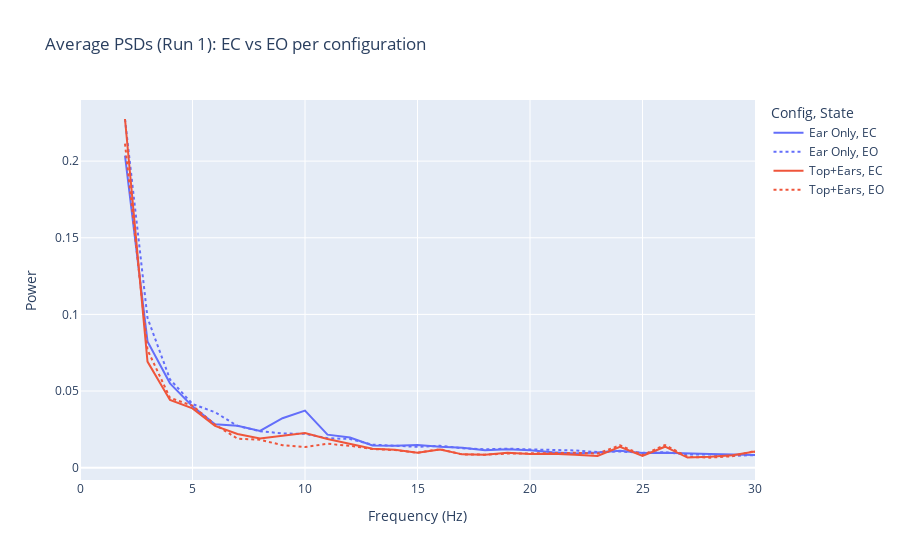
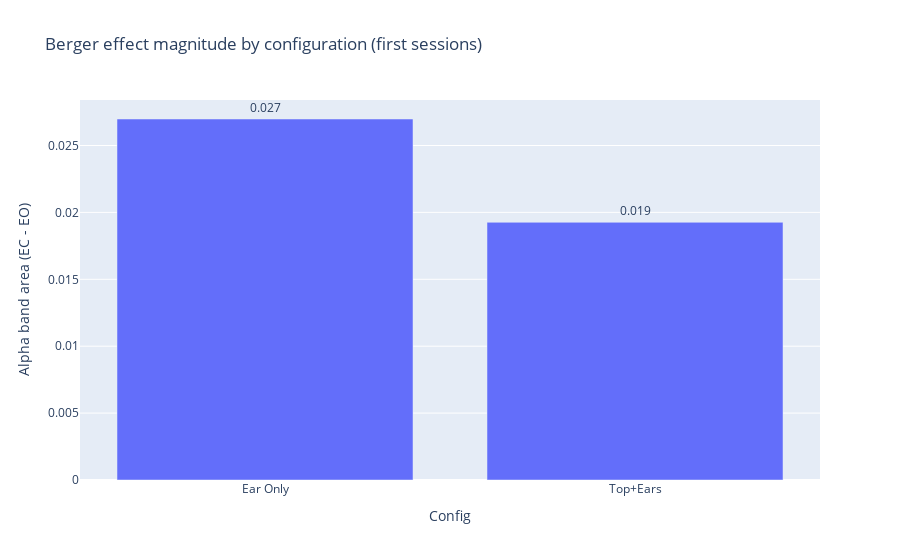

Source (notebook cell) for these figures, in order:
### Code cell
# Compute averages
ear_only = average_psds_across_sessions(sessions, config_label="Ear Only", verbose=True)
top_ears = average_psds_across_sessions(sessions, config_label="Top+Ears", verbose=True)

print(f"\nSessions used — Ear Only: {ear_only['n_used']}, Top+Ears: {top_ears['n_used']}")
print(f"Median fs — Ear Only: {ear_only['fs_median']:.2f} Hz, Top+Ears: {top_ears['fs_median']:.2f} Hz")

# Average PSDs (linear power)
flows.plot_avg_psds_by_config_px(
    ear_only, top_ears,
    x_range=(0, 30),
    y_label="Power",
    title="Average PSDs (Run 1): EC vs EO per configuration"
)

flows.plot_effect_bars_px(
    {"Ear Only": ear_only["alpha_effect"], "Top+Ears": top_ears["alpha_effect"]},
    y_label="Alpha band area (EC - EO)",
    title="Berger effect magnitude by configuration (first sessions)",
    text_fmt="{:.3f}"
)

### Figure 1 — Plotly figure (JSON) as saved in the notebook; plotly's stock layout.template omitted (floating-point values rounded to 4 significant figures)
{"data": [{"hovertemplate": "Config=Ear Only<br>State=EC<br>Frequency (Hz)=%{x}<br>Power=%{y}<extra></extra>", "legendgroup": "Ear Only, EC", "line": {"color": "#636efa", "dash": "solid"}, "marker": {"symbol": "circle"}, "mode": "lines", "name": "Ear Only, EC", "orientation": "v", "showlegend": true, "type": "scatter", "x": [2.0, 3.0, 4.0, 5.0, 6.0, 7.0, 8.0, 9.0, 10.0, 11.0, 12.0, 13.0, 14.0, 15.0, 16.0, 17.0, 18.0, 19.0, 20.0, 21.0, 22.0, 23.0, 24.0, 25.0, 26.0, 27.0, 28.0, 29.0, 30.0, 31.0, 32.0, 33.0, 34.0, 35.0, 36.0, 37.0, 38.0, 39.0, 40.0, 41.0, 42.0, 43.0, 44.0, 45.0, 46.0, 47.0, 48.0, 49.0, 50.0, 51.0, 52.0, 53.0, 54.0, 55.0, 56.0, 57.0, 58.0, 59.0, 60.0], "xaxis": "x", "y": [0.2036, 0.08237, 0.05502, 0.04001, 0.0283, 0.02735, 0.02399, 0.03226, 0.03726, 0.02155, 0.01961, 0.01442, 0.01434, 0.01474, 0.01361, 0.01303, 0.01144, 0.01198, 0.01139, 0.01002, 0.009323, 0.009821, 0.011, 0.009527, 0.009706, 0.00952, 0.008924, 0.008589, 0.008199, 0.008768, 0.008475, 0.00846, 0.008242, 0.01015, 0.008228, 0.007818, 0.00852, 0.007515, 0.006725, 0.007551, 0.007937, 0.007367, 0.006573, 0.00681, 0.007674, 0.005957, 0.006089, 0.008513, 0.02196, 0.009407, 0.005371, 0.005659, 0.0048, 0.00545, 0.005622, 0.004836, 0.00578, 0.007963, 0.004888], "yaxis": "y"}, {"hovertemplate": "Config=Ear Only<br>State=EO<br>Frequency (Hz)=%{x}<br>Power=%{y}<extra></extra>", "legendgroup": "Ear Only, EO", "line": {"color": "#636efa", "dash": "dot"}, "marker": {"symbol": "circle"}, "mode": "lines", "name": "Ear Only, EO", "orientation": "v", "showlegend": true, "type": "scatter", "x": [2.0, 3.0, 4.0, 5.0, 6.0, 7.0, 8.0, 9.0, 10.0, 11.0, 12.0, 13.0, 14.0, 15.0, 16.0, 17.0, 18.0, 19.0, 20.0, 21.0, 22.0, 23.0, 24.0, 25.0, 26.0, 27.0, 28.0, 29.0, 30.0, 31.0, 32.0, 33.0, 34.0, 35.0, 36.0, 37.0, 38.0, 39.0, 40.0, 41.0, 42.0, 43.0, 44.0, 45.0, 46.0, 47.0, 48.0, 49.0, 50.0, 51.0, 52.0, 53.0, 54.0, 55.0, 56.0, 57.0, 58.0, 59.0, 60.0], "xaxis": "x", "y": [0.2273, 0.09774, 0.0576, 0.04149, 0.03618, 0.02724, 0.02383, 0.02233, 0.02204, 0.01924, 0.01871, 0.01502, 0.0143, 0.01357, 0.01426, 0.01266, 0.01202, 0.01238, 0.01193, 0.01182, 0.01123, 0.01015, 0.01058, 0.009715, 0.01007, 0.008628, 0.008596, 0.007741, 0.008194, 0.007554, 0.007154, 0.007327, 0.007398, 0.007861, 0.006864, 0.006911, 0.00684, 0.006022, 0.006393, 0.007561, 0.006892, 0.006167, 0.005694, 0.006071, 0.006333, 0.006547, 0.006385, 0.007743, 0.01893, 0.007198, 0.005082, 0.005406, 0.004778, 0.00497, 0.004439, 0.005239, 0.005375, 0.007319, 0.004958], "yaxis": "y"}, {"hovertemplate": "Config=Top+Ears<br>State=EC<br>Frequency (Hz)=%{x}<br>Power=%{y}<extra></extra>", "legendgroup": "Top+Ears, EC", "line": {"color": "#EF553B", "dash": "solid"}, "marker": {"symbol": "circle"}, "mode": "lines", "name": "Top+Ears, EC", "orientation": "v", "showlegend": true, "type": "scatter", "x": [2.0, 3.0, 4.0, 5.0, 6.0, 7.0, 8.0, 9.0, 10.0, 11.0, 12.0, 13.0, 14.0, 15.0, 16.0, 17.0, 18.0, 19.0, 20.0, 21.0, 22.0, 23.0, 24.0, 25.0, 26.0, 27.0, 28.0, 29.0, 30.0, 31.0, 32.0, 33.0, 34.0, 35.0, 36.0, 37.0, 38.0, 39.0, 40.0, 41.0, 42.0, 43.0, 44.0, 45.0, 46.0, 47.0, 48.0, 49.0, 50.0, 51.0, 52.0, 53.0, 54.0, 55.0, 56.0, 57.0, 58.0, 59.0, 60.0], "xaxis": "x", "y": [0.2275, 0.06919, 0.04422, 0.03867, 0.02724, 0.02199, 0.019, 0.02068, 0.02265, 0.01868, 0.01526, 0.01231, 0.01163, 0.00973, 0.01184, 0.008683, 0.00842, 0.009737, 0.008965, 0.009138, 0.008373, 0.007616, 0.0136, 0.007598, 0.01367, 0.006563, 0.007126, 0.008088, 0.01054, 0.008112, 0.00737, 0.006104, 0.006269, 0.006087, 0.006885, 0.008093, 0.006356, 0.005499, 0.005155, 0.00576, 0.005272, 0.005278, 0.005968, 0.005775, 0.007458, 0.005343, 0.004675, 0.01935, 0.08031, 0.01683, 0.004349, 0.005146, 0.004927, 0.005019, 0.004982, 0.00634, 0.009266, 0.02509, 0.00826], "yaxis": "y"}, {"hovertemplate": "Config=Top+Ears<br>State=EO<br>Frequency (Hz)=%{x}<br>Power=%{y}<extra></extra>", "legendgroup": "Top+Ears, EO", "line": {"color": "#EF553B", "dash": "dot"}, "marker": {"symbol": "circle"}, "mode": "lines", "name": "Top+Ears, EO", "orientation": "v", "showlegend": true, "type": "scatter", "x": [2.0, 3.0, 4.0, 5.0, 6.0, 7.0, 8.0, 9.0, 10.0, 11.0, 12.0, 13.0, 14.0, 15.0, 16.0, 17.0, 18.0, 19.0, 20.0, 21.0, 22.0, 23.0, 24.0, 25.0, 26.0, 27.0, 28.0, 29.0, 30.0, 31.0, 32.0, 33.0, 34.0, 35.0, 36.0, 37.0, 38.0, 39.0, 40.0, 41.0, 42.0, 43.0, 44.0, 45.0, 46.0, 47.0, 48.0, 49.0, 50.0, 51.0, 52.0, 53.0, 54.0, 55.0, 56.0, 57.0, 58.0, 59.0, 60.0], "xaxis": "x", "y": [0.2115, 0.07684, 0.04556, 0.04042, 0.02812, 0.01892, 0.01821, 0.01469, 0.01348, 0.01559, 0.01428, 0.01215, 0.01146, 0.00976, 0.01205, 0.008597, 0.008486, 0.009208, 0.009321, 0.009423, 0.00969, 0.009194, 0.01461, 0.008231, 0.0148, 0.007049, 0.006543, 0.007467, 0.01092, 0.008528, 0.006896, 0.005924, 0.006388, 0.006111, 0.008091, 0.008062, 0.006105, 0.005755, 0.005822, 0.006049, 0.005191, 0.005705, 0.005803, 0.004745, 0.007607, 0.005684, 0.006259, 0.02377, 0.08776, 0.01801, 0.004745, 0.005756, 0.004919, 0.005001, 0.005204, 0.006438, 0.01026, 0.02782, 0.009044], "yaxis": "y"}], "layout": {"legend": {"title": {"text": "Config, State"}, "tracegroupgap": 0}, "title": {"text": "Average PSDs (Run 1): EC vs EO per configuration"}, "xaxis": {"anchor": "y", "domain": [0, 1], "range": [0, 30], "title": {"text": "Frequency (Hz)"}}, "yaxis": {"anchor": "x", "domain": [0, 1], "showgrid": true, "title": {"text": "Power"}}}}

### Figure 2 — Plotly figure (JSON) as saved in the notebook; plotly's stock layout.template omitted (floating-point values rounded to 4 significant figures)
{"data": [{"cliponaxis": false, "hovertemplate": "Config=%{x}<br>Alpha band area (EC - EO)=%{y}<br>Text=%{text}<extra></extra>", "legendgroup": "", "marker": {"color": "#636efa", "pattern": {"shape": ""}}, "name": "", "orientation": "v", "showlegend": false, "text": ["0.027", "0.019"], "textposition": "outside", "type": "bar", "x": ["Ear Only", "Top+Ears"], "xaxis": "x", "y": [0.02698, 0.01926], "yaxis": "y"}], "layout": {"barmode": "relative", "legend": {"tracegroupgap": 0}, "title": {"text": "Berger effect magnitude by configuration (first sessions)"}, "xaxis": {"anchor": "y", "domain": [0, 1], "title": {"text": "Config"}}, "yaxis": {"anchor": "x", "domain": [0, 1], "showgrid": true, "title": {"text": "Alpha band area (EC - EO)"}}}}
